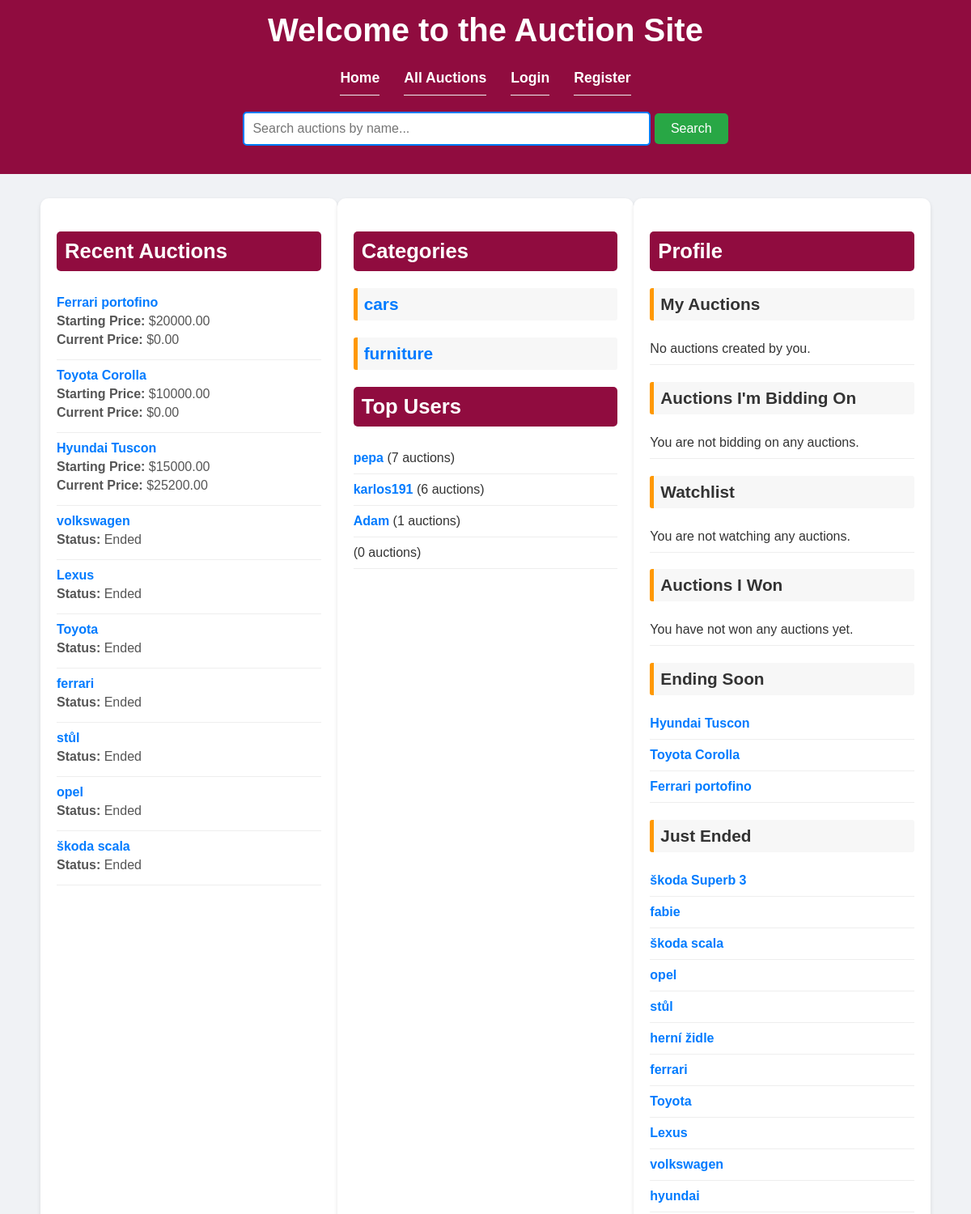
Before: / (upper part) with the older database file.
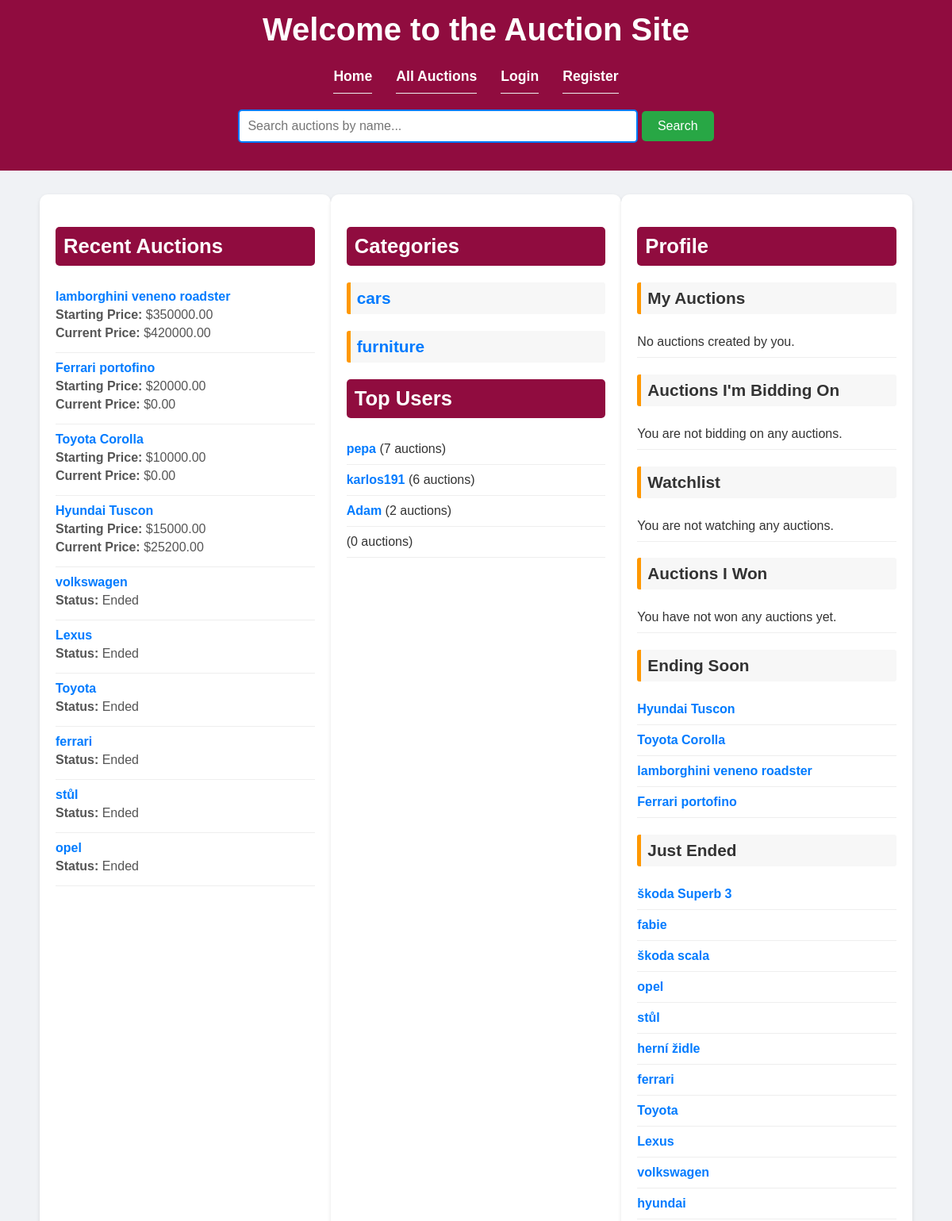
After: the same page with the newer database file.
### auctions/models.py (models this page shows, shortened)
class Auction(models.Model):
    user = models.ForeignKey(settings.AUTH_USER_MODEL, on_delete=models.CASCADE, related_name='auctions')
    title = models.CharField(max_length=255)
    description = models.TextField()
    photos = models.ImageField(upload_to='auction_photos/', blank=True, null=True)
    category = models.ForeignKey(Category, on_delete=models.CASCADE)
    is_closed = models.BooleanField(default=False)
    starting_price = models.DecimalField(max_digits=10, decimal_places=2, )
    current_price = models.DecimalField(max_digits=10, decimal_places=2, default=0.00)
    minimum_amount = models.DecimalField(max_digits=10, decimal_places=2)
    buy_now_price = models.DecimalField(max_digits=10, decimal_places=2, blank=True, null=True)
    promoted = models.BooleanField(default=False)
    location = models.CharField(max_length=255, blank=True, null=True)
    start_date = models.DateTimeField(default=timezone.now, editable=False)
    end_date = models.DateTimeField()
    num_visits = models.IntegerField(default=0)
    is_canceled = models.BooleanField(default=False)
    watchers = models.ManyToManyField(settings.AUTH_USER_MODEL, related_name='watching_auctions', blank=True)
    winner = models.ForeignKey(settings.AUTH_USER_MODEL, null=True, blank=True, on_delete=models.SET_NULL,
                               related_name='won_auctions')

class Category(models.Model):
    name = models.CharField(max_length=255)
    description = models.TextField(blank=True)
    logo = models.ImageField(upload_to='category_logos/', blank=True, null=True)

class CustomUser(AbstractBaseUser, PermissionsMixin):
    profile_image = models.ImageField(upload_to='profile_images/', null=True, blank=True)
    email = models.EmailField(unique=True)
    username = models.CharField(max_length=255)
    city = models.CharField(max_length=100, null=True, blank=True)
    address = models.CharField(max_length=255, null=True, blank=True)
    watchlist = models.ManyToManyField('Auction', related_name='watched_by', blank=True)
    date_joined = models.DateTimeField(auto_now_add=True)
    account_status = models.CharField(
        max_length=10, choices=[('ACTIVE', 'Active'), ('INACTIVE', 'Inactive'), ('BLOCKED', 'Blocked')]
    )
    account_type = models.CharField(
        max_length=10, choices=[('NORMAL', 'Normal'), ('PREMIUM', 'Premium')]
    )
    is_active = models.BooleanField(default=True)
    is_staff = models.BooleanField(default=False)
    USERNAME_FIELD = 'email'
    REQUIRED_FIELDS = ['username']
    objects = CustomUserManager()
    groups = models.ManyToManyField(
        'auth.Group',
        related_name='customer_set',
        blank=True,
        help_text='The groups this user belongs to.',
        verbose_name='groups',
    )
    user_permissions = models.ManyToManyField(
        'auth.Permission',
        related_name='customer_set',
        blank=True,
        help_text='Specific permissions for this user.',
        verbose_name='user permissions',
    )

### auctions/views.py (the view)
# urls.py: 2. Add a URL to urlpatterns:  path('', views.home, name='home')
def home(request):
    now = timezone.now()
    recent_auctions = Auction.objects.filter(is_canceled=False).order_by('-start_date')[:10]
    categories = Category.objects.all()
    won_auctions = Auction.objects.none()
    user_auctions = auctions_bidding = watchlist_auctions = []
    if request.user.is_authenticated:
        user_auctions = Auction.objects.filter(user=request.user, is_canceled=False)
        auctions_bidding = Auction.objects.filter(bids__user=request.user, is_canceled=False, end_date__gte=now).distinct()
        watchlist_auctions = request.user.watchlist.all()
        won_auctions = Auction.objects.filter(winner=request.user)
    ending_auctions = Auction.objects.filter(is_canceled=False, end_date__gte=now, is_closed=False).order_by(
        'end_date')[:10]
    ended_auctions = Auction.objects.filter(is_canceled=False, is_closed=True) | Auction.objects.filter(
        end_date__lt=now).order_by('-end_date')[:10]
    top_users = User.objects.annotate(auction_count=Count('auctions')).order_by('-auction_count')[:5]
    return render(request, 'auctions/home.html', {
        'recent_auctions': recent_auctions,
        'categories': categories,
        'now': now,
        'user_auctions': user_auctions,
        'auctions_bidding': auctions_bidding,
        'watchlist_auctions': watchlist_auctions,
        'ending_auctions': ending_auctions,
        'ended_auctions': ended_auctions,
        'top_users': top_users,
        'won_auctions': won_auctions,
    })

### auctions/templates/auctions/home.html (shortened to what the changed rows need)
<!DOCTYPE html>
<html lang="en">
<head>
    {% load static %}
    <link rel="stylesheet" href="{% static 'css/footer.css' %}">
</head>
<body>
    <header>
        <h1>Welcome to the Auction Site</h1>
    </header>
    <div class="container">
        <section class="auctions-column">
            <h2>Recent Auctions</h2>
            <ul>
                {% for auction in recent_auctions %}
                    <li>
                        <a href="{% url 'auction_detail' pk=auction.pk %}">{{ auction.title }}</a>
                        {% if auction.end_date > now and not auction.is_closed %}
                            <p><strong>Starting Price:</strong> ${{ auction.starting_price }}</p>
                            <p><strong>Current Price:</strong> ${{ auction.current_price }}</p>
                        {% else %}
                            <p><strong>Status:</strong> Ended</p>
                        {% endif %}
                    </li>
                {% empty %}
                    <li>No auctions found.</li>
                {% endfor %}
            </ul>
        </section>
        <section class="categories-column">
            <h2>Categories</h2>
            <div class="categories">
                {% for category in categories %}
                    <div class="category">
                        <h3>
                            <a href="{% url 'auction_search_by_category' category.id %}">{{ category.name }}</a>
                        </h3>
                    </div>
                {% endfor %}
            </div>
    <div class="top-users">
        <h2>Top Users</h2>
        <ul>
            {% for user in top_users %}
                <li>
                    <a href="{% url 'user_profile' user_id=user.id %}">{{ user.username }}</a>
                    ({{ user.auction_count }} auctions)
                </li>
            {% empty %}
                <li>No users available.</li>
            {% endfor %}
        </ul>
    </div>
        </section>
        <section class="profile-column">
            <h2>Profile</h2>
            <div>
                <ul>
                    {% for auction in ending_auctions %}
                        <li><a href="{% url 'auction_detail' pk=auction.pk %}">{{ auction.title }}</a></li>
                    {% empty %}
                        <li>No auctions ending soon.</li>
                    {% endfor %}
                </ul>
                <ul>
                    {% for auction in ended_auctions %}
                        <li><a href="{% url 'auction_detail' pk=auction.pk %}">{{ auction.title }}</a></li>
                    {% empty %}
                        <li>No auctions have just ended.</li>
                    {% endfor %}
                </ul>
            </div>
        </section>
    </div>
</body>
</html>

Changed rows visible on the page:
no longer on one of the page's lists (row unchanged): Auction: title "škoda scala"
added Auction: title "lamborghini veneno roadster", starting_price "350000.00", current_price "420000.00"
changed CustomUser "Adam": auction_count "1" → "2"
